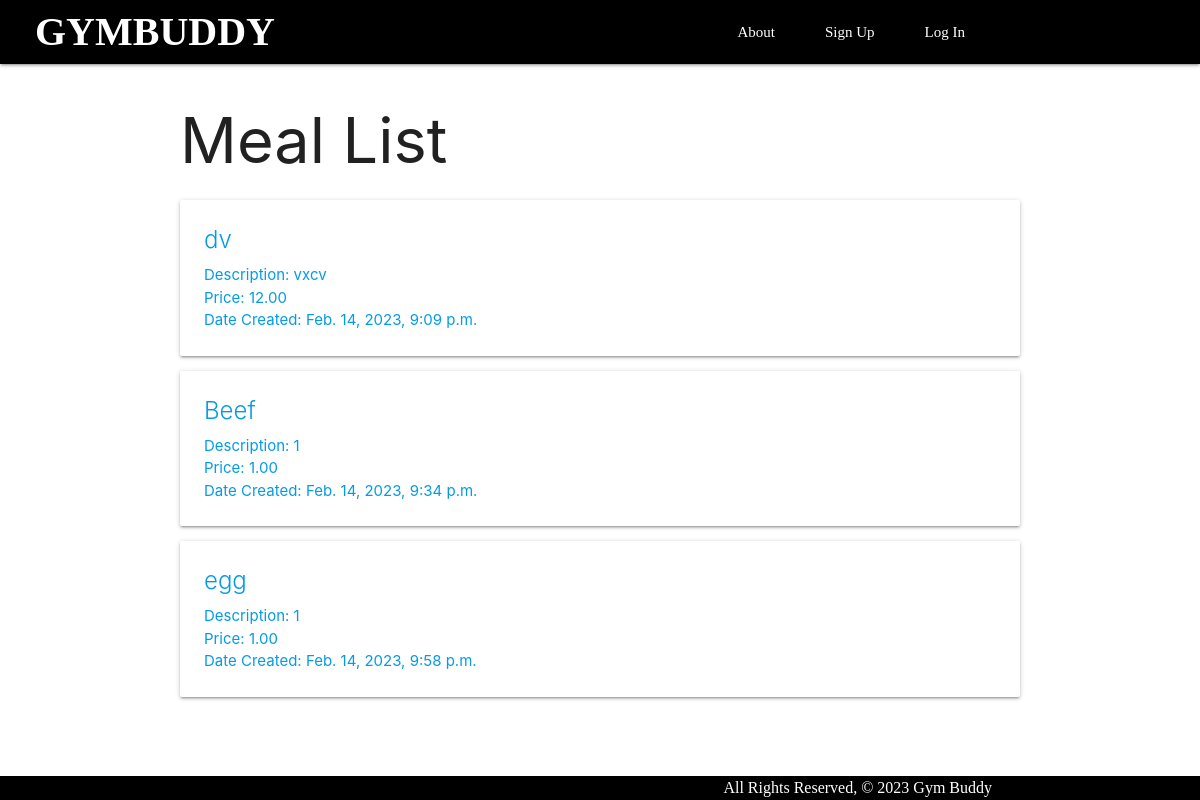
Screenshot of /meals/ with the database file from the repository.
### main_app/models.py (models this page shows, shortened)
class Meal(models.Model):
    name = models.CharField(max_length=50)
    description = models.TextField()
    price = models.DecimalField(max_digits=5, decimal_places=2)
    created_at = models.DateTimeField(auto_now_add=True)

### main_app/views.py (the view)
# urls.py: path('meals/', views.MealList.as_view(), name='meals_index'),
class MealList(ListView):
  model = Meal

### main_app/templates/main_app/meal_list.html
{% extends 'base.html' %}
{% block content %}
<h1>Meal List</h1>
{% for meal in meal_list %}
<a href="{% url 'meals_detail' meal.id %}">
    <div class="card">
        <div class="card-content">
            <span class="card-title">{{ meal.name }}</span>
            <p>Description: {{ meal.description }}</p>
            <p>Price: {{ meal.price }}</p>
            <p>Date Created: {{ meal.created_at }}</p>
        </div>
    </div>
  </a>
{% endfor %}
{% endblock %}

### main_app/static/css/style.css (style rules this page uses)
body { display: flex; min-height: 100vh; flex-direction: column; }

### rows the page displays
Meal: name "dv", description "vxcv", price "12.00", created_at "Feb. 14, 2023, 9:09 p.m."
Meal: name "Beef", description "1", price "1.00", created_at "Feb. 14, 2023, 9:34 p.m."
Meal: name "egg", description "1", price "1.00", created_at "Feb. 14, 2023, 9:58 p.m."
